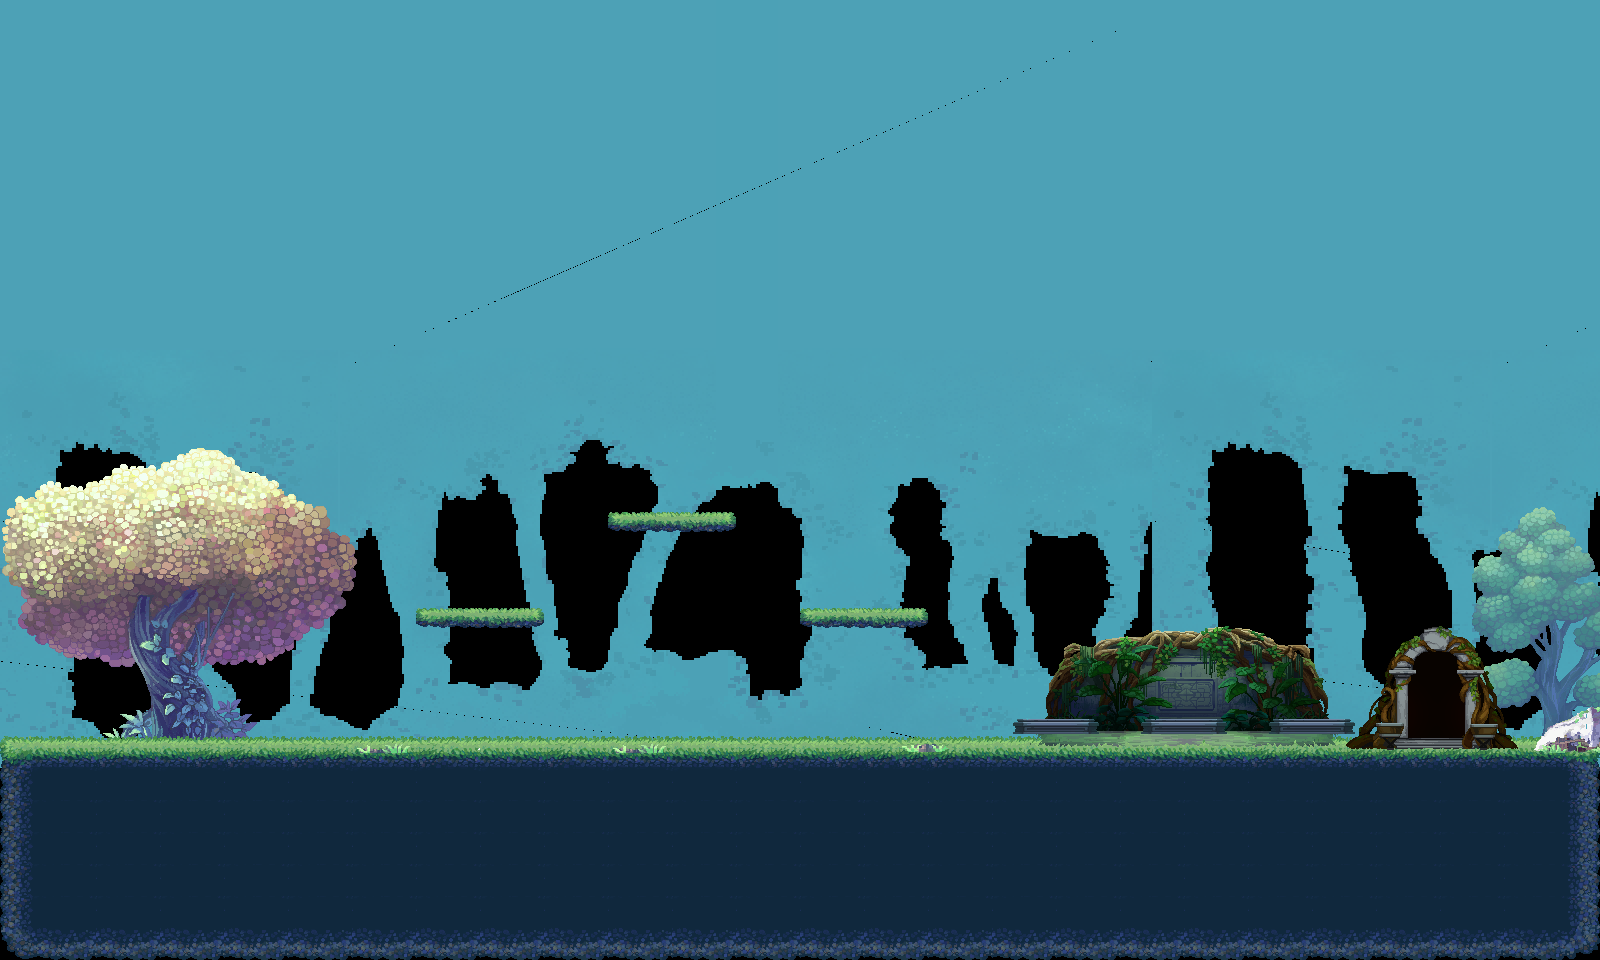

Rendered tile map (Tiled .tmx) drawn with the repository's tilesets; below, a short description and the map source with its tile grids summarised:
An orthogonal 50x30 tile map with 32x32 px tiles, 8 tile layers (background, tree, inside, tile, ...), 9 tilesets.

<map version="1.10" tiledversion="1.11.2" orientation="orthogonal" renderorder="right-down" width="50" height="30" tilewidth="32" tileheight="32" infinite="0" nextlayerid="9" nextobjectid="1">
 <tileset firstgid="1" source="Deco_01_tileset.tsx" />
 <tileset firstgid="5601" source="TileSet_0.tsx" />
 <tileset firstgid="5637" source="Ch1_Gate_tileset_full.tsx" />
 <tileset firstgid="5727" source="Deactivate_Opened.tsx" />
 <tileset firstgid="5757" source="Tree_tileset.tsx" />
 <tileset firstgid="6384" source="Deco_02_tileset.tsx" />
 <tileset firstgid="6417" source="Flower_tileset.tsx" />
 <tileset firstgid="6441" source="Grass_tileset.tsx" />
 <tileset firstgid="6445" source="Grass_tileset_32x32.tsx" />
 <layer id="1" name="background" width="50" height="30">
  <data>[1500 cells, 1200 non-empty, 864 distinct tile ids]</data>
 </layer>
 <layer id="2" name="tree" width="50" height="30">
  <data>[1500 cells, 153 non-empty, 152 distinct tile ids]</data>
 </layer>
 <layer id="3" name="inside" width="50" height="30">
  <data>[1500 cells, 300 non-empty, 8 distinct tile ids]</data>
 </layer>
 <layer id="4" name="tile" width="50" height="30">
  <data>[1500 cells, 50 non-empty, 4 distinct tile ids]</data>
 </layer>
 <layer id="6" name="flatform" width="50" height="30">
  <data>[1500 cells, 12 non-empty, 4 distinct tile ids]</data>
 </layer>
 <layer id="5" name="decoration" width="50" height="30">
  <data>[1500 cells, 65 non-empty, 60 distinct tile ids]</data>
 </layer>
 <layer id="8" name="statue" width="50" height="30">
  <data>[1500 cells, 12 non-empty, 4 distinct tile ids]</data>
 </layer>
 <layer id="7" name="gate" width="50" height="30">
  <data>[1500 cells, 33 non-empty, 30 distinct tile ids]</data>
 </layer>
</map>